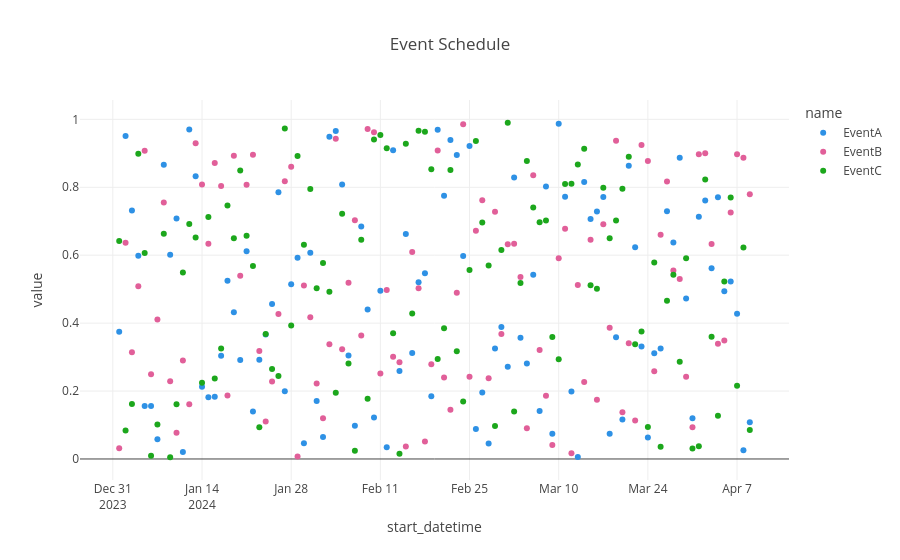

Here is the notebook cell this chart was saved with:
### Code cell
# Convert the data to a DataFrame
# df = pd.DataFrame(events)
# logging.info(str(df.columns))
# Map each event type to a unique integer
key = "value"
# event_type_mapping = {event: i + 1 for i, event in enumerate(df["name"].unique())}
# df["event_type_id"] = df["name"].map(event_type_mapping)
# Plotting using Plotly
fig = px.scatter(
    df,
    x="start_datetime",
    y=key,
    color="name",
    title="Event Schedule",
)
# plot with colors
fig.show()
# fig.update_layout(
# xaxis_title="Date",
# yaxis_title="Event Type",
# yaxis=dict(
# tickmode="array",
# tickvals=list(event_type_mapping.values()),
# ticktext=list(event_type_mapping.keys()),
# ),
# )
